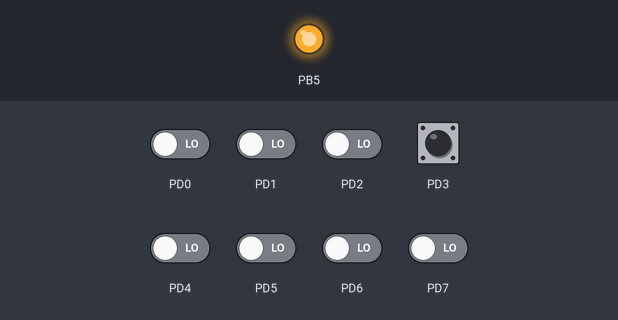
This program was run on a simulated ATmega328P, built with avr-gcc and emulated at 16 MHz. Parts: output pins drawn as LEDs (lit = HIGH). The test bench sets the inputs (shaded band); at power-on: PD3 HIGH, PD0–2, PD4–7 LOW.

Above: at 1.2 s.
1.3 s: PD3 pulled LOW for 0.15 s
At 1.37 s:
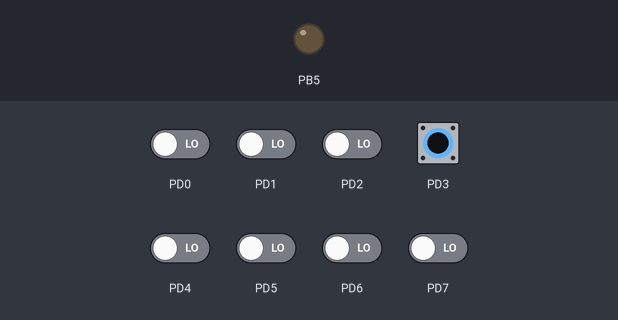
Timing chart, 0 to 4.3 s (numbered marks = the images above; inputs shaded):
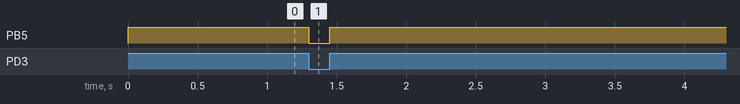

Measured:
- after the input at 1.3 s, PB5: HIGH → LOW at once, → HIGH 0.15 s later

The program:

main.c
```c
 /******************************************************************
 * @name : Hossam Emad
 * @date : 27/11/2023
 * @SWC  : DIO
 * @vesrion: V1.0
 * ****************************************************************/
/*Lobrary layer*/
#include "STD_TYPES.h"
#include "BIT_MATH.h"
#define F_CPU	16000000UL
#include <util/delay.h>

/*MCAL layer*/
#include "DIO_interface.h"


int main ()
{
	u8 Local_u8Buffer = 0;

	/*pin configuration*/
	DIO_voidInit();

	//DIO_u8SetPinDirection(DIO_u8_PORTB,DIO_u8_PIN5,DIO_u8_OUTPUT);
	while(1)
	{
		DIO_u8GetPinValue(DIO_u8_PORTD,DIO_u8_PIN3,&Local_u8Buffer);

		if(DIO_u8_HIGH == Local_u8Buffer)
		{
			DIO_u8SetPinValue(DIO_u8_PORTB,DIO_u8_PIN5,DIO_u8_HIGH);
		}
		else
		{
			DIO_u8SetPinValue(DIO_u8_PORTB,DIO_u8_PIN5,DIO_u8_LOW);
		}


	}
	return 0;
}
```

BIT_MATH.h
```c
#ifndef _BIT_MATH_H_
#define _BIT_MATH_H_

#define SET_BIT(VAR,BITNO) 		((VAR)|=(1<<(BITNO)))
#define CLR_BIT(VAR,BITNO) 		((VAR)&=(~(1<<(BITNO))))
#define GET_BIT(VAR, BITNO)     (((VAR) >> (BITNO)) & 1)
#define TOG_BIT(VAR,BITNO) 		((VAR)^=(1<<(BITNO)))

#endif
```

DIO_config.h
```c
/******************************************************************
 * @name : Hossam Emad
 * @date : 27/11/2023
 * @SWC  : DIO
 * @vesrion: V1.0
 * ****************************************************************/
#ifndef _DIO_CONFIG_H_
#define _DIO_CONFIG_H_

/**OPTIONS
* 1- DIO_u8_INIT_INPUT
* 2- DIO_u8_INIT_OUTPUT
** #HINT : WE USE (DIO_U8_INIT_INPUT) NOT (DIO_U8_INPUT)
           AS THE SECOND ONE IS ON THE INTERFACE.H
           AND USER CAN EDIT IT SO WE MAKE THESE MACROS IN
           PRIVATE.H TO MAKE THEM HIDDEN FROM USER
*/
/* Macros for Initial diraction for All Pins*/
#define DIO_u8_PB0_DIRECTION    DIO_u8_INIT_INPUT
#define DIO_u8_PB1_DIRECTION    DIO_u8_INIT_INPUT
#define DIO_u8_PB2_DIRECTION    DIO_u8_INIT_INPUT
#define DIO_u8_PB3_DIRECTION    DIO_u8_INIT_INPUT
#define DIO_u8_PB4_DIRECTION    DIO_u8_INIT_INPUT
#define DIO_u8_PB5_DIRECTION    DIO_u8_INIT_OUTPUT
#define DIO_u8_PB6_DIRECTION    DIO_u8_INIT_INPUT
#define DIO_u8_PB7_DIRECTION    DIO_u8_INIT_INPUT

#define DIO_u8_PC0_DIRECTION    DIO_u8_INIT_INPUT
#define DIO_u8_PC1_DIRECTION    DIO_u8_INIT_INPUT
#define DIO_u8_PC2_DIRECTION    DIO_u8_INIT_INPUT
#define DIO_u8_PC3_DIRECTION    DIO_u8_INIT_INPUT
#define DIO_u8_PC4_DIRECTION    DIO_u8_INIT_INPUT
#define DIO_u8_PC5_DIRECTION    DIO_u8_INIT_INPUT
#define DIO_u8_PC6_DIRECTION    DIO_u8_INIT_INPUT
#define DIO_u8_PC7_DIRECTION    DIO_u8_INIT_INPUT

#define DIO_u8_PD0_DIRECTION    DIO_u8_INIT_INPUT
#define DIO_u8_PD1_DIRECTION    DIO_u8_INIT_INPUT
#define DIO_u8_PD2_DIRECTION    DIO_u8_INIT_INPUT
#define DIO_u8_PD3_DIRECTION    DIO_u8_INIT_INPUT
#define DIO_u8_PD4_DIRECTION    DIO_u8_INIT_INPUT
#define DIO_u8_PD5_DIRECTION    DIO_u8_INIT_INPUT
#define DIO_u8_PD6_DIRECTION    DIO_u8_INIT_INPUT
#define DIO_u8_PD7_DIRECTION    DIO_u8_INIT_INPUT

/* Macros for Pins Initial Value
*** Options ***
* 1- DIO_u8_INIT_HIGH
* 2- DIO_u8_INIT_LOW
* 3- DIO_u8_INIT_PULLUP
* 4- DIO_u8_INIT_FLOATING
*/
#define DIO_u8_PB0_VALUE    DIO_u8_INIT_LOW
#define DIO_u8_PB1_VALUE    DIO_u8_INIT_LOW
#define DIO_u8_PB2_VALUE    DIO_u8_INIT_LOW
#define DIO_u8_PB3_VALUE    DIO_u8_INIT_LOW
#define DIO_u8_PB4_VALUE    DIO_u8_INIT_PULLUP
#define DIO_u8_PB5_VALUE    DIO_u8_INIT_HIGH
#define DIO_u8_PB6_VALUE    DIO_u8_INIT_LOW
#define DIO_u8_PB7_VALUE    DIO_u8_INIT_LOW

#define DIO_u8_PC0_VALUE    DIO_u8_INIT_LOW
#define DIO_u8_PC1_VALUE    DIO_u8_INIT_LOW
#define DIO_u8_PC2_VALUE    DIO_u8_INIT_LOW
#define DIO_u8_PC3_VALUE    DIO_u8_INIT_PULLUP
#define DIO_u8_PC4_VALUE    DIO_u8_INIT_LOW
#define DIO_u8_PC5_VALUE    DIO_u8_INIT_LOW
#define DIO_u8_PC6_VALUE    DIO_u8_INIT_LOW
#define DIO_u8_PC7_VALUE    DIO_u8_INIT_LOW

#define DIO_u8_PD0_VALUE    DIO_u8_INIT_LOW
#define DIO_u8_PD1_VALUE    DIO_u8_INIT_LOW
#define DIO_u8_PD2_VALUE    DIO_u8_INIT_LOW
#define DIO_u8_PD3_VALUE    DIO_u8_INIT_PULLUP
#define DIO_u8_PD4_VALUE    DIO_u8_INIT_LOW
#define DIO_u8_PD5_VALUE    DIO_u8_INIT_LOW
#define DIO_u8_PD6_VALUE    DIO_u8_INIT_LOW
#define DIO_u8_PD7_VALUE    DIO_u8_INIT_LOW

#endif
```

DIO_interface.h
```c
/******************************************************************
 * @name : Hossam Emad
 * @date : 27/11/2023
 * @SWC  : DIO
 * @vesrion: V1.0
 * ****************************************************************/

#ifndef _DIO_INTERFACE_H_
#define _DIO_INTERFACE_H_
/*Macros for port ID */
#define DIO_u8_PORTB  0
#define DIO_u8_PORTC  1
#define DIO_u8_PORTD  2

/*Macros for pin ID */
#define DIO_u8_PIN0   0
#define DIO_u8_PIN1   1
#define DIO_u8_PIN2   2
#define DIO_u8_PIN3   3
#define DIO_u8_PIN4   4
#define DIO_u8_PIN5   5
#define DIO_u8_PIN6   6
#define DIO_u8_PIN7   7

/*Macros for pin Direction */
#define DIO_u8_INPUT   0
#define DIO_u8_OUTPUT  1

/*Macros for pin Value */
#define DIO_u8_HIGH    1
#define DIO_u8_LOW     0


                        /* Prototypes of DIO APIs */
void DIO_voidInit(void);

u8 DIO_u8SetPinDirection  (u8 Copy_u8PortId, u8 Copy_u8PinId,u8 Copy_u8PinDirection);

u8 DIO_u8SetPinValue      (u8 Copy_u8PortId,u8 Copu_u8PinId,u8 Copyu8Pinvalue);

u8 DIO_u8GetPinValue      (u8 Copy_u8PortId,u8 Copy_u8PinId,u8 *Copy_Pu8PinValue);

u8 DIO_u8SetPortDirection (u8 Copy_u8PortId, u8 Copy_u8PortDirection);

u8 DIO_u8SetPortValue     (u8 Copy_u8PortId, u8 Copy_u8PortValue);

u8 DIO_u8GetPortValue     (u8 Copy_u8PortId,u8 *Copy_Pu8PortValue);

#endif
```

DIO_private.h
```c
/******************************************************************
 * @name : Hossam Emad
 * @date : 27/11/2023
 * @SWC  : DIO
 * @vesrion: V1.0
 * ****************************************************************/
#ifndef _DIO_PRIVATE_H_
#define _DIO_PRIVATE_H_
/**************
 * Here we define pointers to the addresses of the registers
 * of the AVR Micro_controller
 * ========================================================
 * we use volatile to prevent the optimizes from deleting these pointers
 * we use explicit casting to tell the compiler that these numbers are addresses
*/
#define DIO_PORTB_REG   *((volatile u8*)0X25)
#define DIO_DDRB_REG    *((volatile u8*)0X24)
#define DIO_PINB_REG    *((volatile u8*)0X23)

#define DIO_PORTC_REG   *((volatile u8*)0X28)
#define DIO_DDRC_REG    *((volatile u8*)0X27)
#define DIO_PINC_REG    *((volatile u8*)0X26)

#define DIO_PORTD_REG   *((volatile u8*)0X2B)
#define DIO_DDRD_REG    *((volatile u8*)0X2A)
#define DIO_PIND_REG    *((volatile u8*)0X29)

/*MACROS FOR PIN DIRECTIONS*/
#define DIO_u8_INIT_INPUT   0
#define DIO_u8_INIT_OUTPUT  1

/*MACROS FOR PIN INITIAL VALUES*/
#define DIO_u8_INIT_HIGH        1
#define DIO_u8_INIT_LOW         0
#define DIO_u8_INIT_PULLUP      1
#define DIO_u8_INIT_FLOATING    0

/*functions of the CONC*/
#define      CONC(a7,a6,a5,a4,a3,a2,a1,a0)         CONC_HELP(a7,a6,a5,a4,a3,a2,a1,a0)
#define CONC_HELP(a7,a6,a5,a4,a3,a2,a1,a0)         (0b##a7##a6##a5##a4##a3##a2##a1##a0)

#endif
```

DIO_program.c
```c
/******************************************************************
 * @name : Hossam Emad
 * @date : 27/11/2023
 * @SWC  : DIO
 * @vesrion: V1.0
 * ****************************************************************/
/*library layer*/
#include "STD_TYPES.h"
#include"BIT_MATH.h"

/* MCAL layer */
#include "DIO_interface.h"
#include "DIO_private.h"
#include "DIO_config.h"
void DIO_voidInit(void)
{
    DIO_DDRB_REG = CONC(DIO_u8_PB7_DIRECTION,DIO_u8_PB6_DIRECTION,DIO_u8_PB5_DIRECTION,DIO_u8_PB4_DIRECTION
    				   ,DIO_u8_PB3_DIRECTION,DIO_u8_PB2_DIRECTION,DIO_u8_PB1_DIRECTION,DIO_u8_PB0_DIRECTION);
    DIO_DDRC_REG = CONC(DIO_u8_PC7_DIRECTION,DIO_u8_PC6_DIRECTION,DIO_u8_PC5_DIRECTION,DIO_u8_PC4_DIRECTION
                       ,DIO_u8_PC3_DIRECTION,DIO_u8_PC2_DIRECTION,DIO_u8_PC1_DIRECTION,DIO_u8_PC0_DIRECTION);
    DIO_DDRD_REG = CONC(DIO_u8_PD7_DIRECTION,DIO_u8_PD6_DIRECTION,DIO_u8_PD5_DIRECTION,DIO_u8_PD4_DIRECTION
                       ,DIO_u8_PD3_DIRECTION,DIO_u8_PD2_DIRECTION,DIO_u8_PD1_DIRECTION,DIO_u8_PD0_DIRECTION);
    /*INITIAL VALUES FOR PINS*/
     DIO_PORTB_REG = CONC(DIO_u8_PB7_VALUE,DIO_u8_PB6_VALUE,DIO_u8_PB5_VALUE,DIO_u8_PB4_VALUE
                         ,DIO_u8_PB3_VALUE,DIO_u8_PB2_VALUE,DIO_u8_PB1_VALUE,DIO_u8_PB0_VALUE);
     DIO_PORTC_REG = CONC(DIO_u8_PC7_VALUE,DIO_u8_PC6_VALUE,DIO_u8_PC5_VALUE,DIO_u8_PC4_VALUE
                         ,DIO_u8_PC3_VALUE,DIO_u8_PC2_VALUE,DIO_u8_PC1_VALUE,DIO_u8_PC0_VALUE);
     DIO_PORTD_REG = CONC(DIO_u8_PD7_VALUE,DIO_u8_PD6_VALUE,DIO_u8_PD5_VALUE,DIO_u8_PD4_VALUE
                         ,DIO_u8_PD3_VALUE,DIO_u8_PD2_VALUE,DIO_u8_PD1_VALUE,DIO_u8_PD0_VALUE);
}

u8 DIO_u8SetPinDirection  (u8 Copy_u8PortId, u8 Copy_u8PinId,u8 Copy_u8PinDirection)
{
    u8 Local_u8ReturnState = STD_TYPE_OK ;
    if((Copy_u8PortId <= DIO_u8_PORTD) && (Copy_u8PinId <= DIO_u8_PIN7) && ((Copy_u8PinDirection == DIO_u8_INPUT)||(Copy_u8PinDirection == DIO_u8_OUTPUT)) )
    {
        switch (Copy_u8PortId)
        {
        case DIO_u8_PORTB :
            switch (Copy_u8PinDirection)
            {
                case DIO_u8_OUTPUT : SET_BIT(DIO_DDRB_REG,Copy_u8PinId)  ; break;
                case DIO_u8_INPUT  : CLR_BIT(DIO_DDRB_REG,Copy_u8PinId)  ; break;
            }
            break;
        case DIO_u8_PORTC :
            switch (Copy_u8PinDirection)
            {
                case DIO_u8_OUTPUT : SET_BIT(DIO_DDRC_REG,Copy_u8PinId)  ; break;
                case DIO_u8_INPUT  : CLR_BIT(DIO_DDRC_REG,Copy_u8PinId)  ; break;
            }
            break;
        case DIO_u8_PORTD :
            switch (Copy_u8PinDirection)
            {
                case DIO_u8_OUTPUT : SET_BIT(DIO_DDRD_REG,Copy_u8PinId)  ; break;
                case DIO_u8_INPUT  : CLR_BIT(DIO_DDRD_REG,Copy_u8PinId)  ; break;
            }
        }
    }
    else
    {
        Local_u8ReturnState = STD_TYPE_NOK;
    }
    return Local_u8ReturnState;
}

u8 DIO_u8SetPinValue      (u8 Copy_u8PortId,u8 Copy_u8PinId,u8 Copy_u8PinValue)
{
    u8 Local_u8ReturnState = STD_TYPE_OK;
    if((Copy_u8PortId <= DIO_u8_PORTD) && (Copy_u8PinId <=DIO_u8_PIN7)&& ((Copy_u8PinValue == DIO_u8_HIGH)||(Copy_u8PinValue == DIO_u8_LOW)))
    {
        switch (Copy_u8PortId)
        {
        case DIO_u8_PORTB :
            switch (Copy_u8PinValue)
            {
                case DIO_u8_HIGH : SET_BIT(DIO_PORTB_REG,Copy_u8PinId)   ; break;
                case DIO_u8_LOW  : CLR_BIT(DIO_PORTB_REG,Copy_u8PinId)   ; break;
            }
            break;
        case DIO_u8_PORTC :
            switch (Copy_u8PinValue)
                {
                    case DIO_u8_HIGH : SET_BIT(DIO_PORTC_REG ,Copy_u8PinId)   ; break;
                    case DIO_u8_LOW  : CLR_BIT(DIO_PORTC_REG ,Copy_u8PinId)   ; break;
                }
            break;
        case DIO_u8_PORTD :
            switch (Copy_u8PinValue)
                {
                    case DIO_u8_HIGH : SET_BIT(DIO_PORTD_REG,Copy_u8PinId)   ; break;
                    case DIO_u8_LOW  : CLR_BIT(DIO_PORTD_REG,Copy_u8PinId)   ; break;
                }
            break;
        }
    }
    else
    {
        Local_u8ReturnState = STD_TYPE_NOK;
    }
    return Local_u8ReturnState;
}

u8 DIO_u8GetPinValue      (u8 Copy_u8PortId,u8 Copy_u8PinId,u8 *Copy_Pu8PinValue)
{
    u8 Local_u8ReturnState = STD_TYPE_OK;
    u8 Local_u8PinValue; // variable to read the pin value
    if((Copy_u8PortId <= DIO_u8_PORTD)&&(Copy_u8PinId <= DIO_u8_PIN7)&&(Copy_Pu8PinValue!=NULL))
    {
        switch (Copy_u8PortId)
        {
            case DIO_u8_PORTB :
                Local_u8PinValue = GET_BIT(DIO_PINB_REG,Copy_u8PinId);
                if(DIO_u8_HIGH==Local_u8PinValue)
                	{*Copy_Pu8PinValue = DIO_u8_HIGH;}
                else
                	{*Copy_Pu8PinValue = DIO_u8_LOW ;}
            break;
            case DIO_u8_PORTC :
                Local_u8PinValue = GET_BIT(DIO_PINC_REG,Copy_u8PinId);
                if(DIO_u8_HIGH==Local_u8PinValue)
					{*Copy_Pu8PinValue = DIO_u8_HIGH;}
				else
					{*Copy_Pu8PinValue = DIO_u8_LOW ;}
            break;
            case DIO_u8_PORTD :
                Local_u8PinValue = GET_BIT(DIO_PIND_REG,Copy_u8PinId);
                if(DIO_u8_HIGH==Local_u8PinValue)
					{*Copy_Pu8PinValue = DIO_u8_HIGH;}
				else
					{*Copy_Pu8PinValue = DIO_u8_LOW ;}
            break;

        }
    }
    else
    {
        Local_u8ReturnState = STD_TYPE_NOK;
    }
    return Local_u8ReturnState;
}

u8 DIO_u8SetPortDirection (u8 Copy_u8PortId, u8 Copy_u8PortDirection)
{
    u8 Local_u8ReturnState = STD_TYPE_OK;
    if((Copy_u8PortId <= DIO_u8_PORTD)&&((Copy_u8PortDirection == DIO_u8_INPUT)||(Copy_u8PortDirection == DIO_u8_OUTPUT)))
    {
        switch (Copy_u8PortId)
        {
            case DIO_u8_PORTB :
                switch (Copy_u8PortDirection)
                {
                    case DIO_u8_OUTPUT:  DIO_DDRB_REG =0xff; break;
                    case DIO_u8_INPUT :  DIO_DDRB_REG =0x00; break;
                }
            break;
            case DIO_u8_PORTC :
                switch (Copy_u8PortDirection)
                {
                    case DIO_u8_OUTPUT:  DIO_DDRC_REG =0xff; break;
                    case DIO_u8_INPUT :  DIO_DDRC_REG =0x00; break;
                }
            break;
            case DIO_u8_PORTD :
                switch (Copy_u8PortDirection)
                {
                    case DIO_u8_OUTPUT:  DIO_DDRD_REG =0xff; break;
                    case DIO_u8_INPUT :  DIO_DDRD_REG =0x00; break;
                }
            break;
        }
    }
    else
    {
        Local_u8ReturnState = STD_TYPE_NOK;
    }
    return Local_u8ReturnState;

}

u8 DIO_u8SetPortValue     (u8 Copy_u8PortId, u8 Copy_u8PortValue)
{
    u8 Local_u8ReturnState = STD_TYPE_OK;
    switch (Copy_u8PortId)
    {
        case DIO_u8_PORTB : DIO_PORTB_REG = Copy_u8PortValue; break;
        case DIO_u8_PORTC : DIO_PORTC_REG = Copy_u8PortValue; break;
        case DIO_u8_PORTD : DIO_PORTD_REG = Copy_u8PortValue; break;
        default : Local_u8ReturnState = STD_TYPE_NOK;         break;
    }
    return Local_u8ReturnState;
}

u8 Dio_u8GetPortValue     (u8 Copy_u8PortId,u8 *Copy_Pu8PortValue)
{
    u8 Local_u8ReturnState = STD_TYPE_OK;
    if((Copy_u8PortId >= DIO_u8_PORTD)&&(Copy_Pu8PortValue!=NULL))
    {
        switch (Copy_u8PortId)
        {
        case DIO_u8_PORTB :*Copy_Pu8PortValue = DIO_PINB_REG; break;
        case DIO_u8_PORTC :*Copy_Pu8PortValue = DIO_PINC_REG; break;
        case DIO_u8_PORTD :*Copy_Pu8PortValue = DIO_PIND_REG; break;
        }
    }
    else
    {
        Local_u8ReturnState = STD_TYPE_NOK;
    }
    return Local_u8ReturnState;
}
```

STD_TYPES.h
```c
#ifndef  _STD_TYPES_H_
#define  _STD_TYPES_H_

#define CPU_TYPE_8 8
#define CPU_TYPE_16 16
#define CPU_TYPE_32 32
#define CPU_TYPE_64 64
/*==========================================*/
#define CPU_TYPE (CPU_TYPE_8)
/*==========================================*/
#if(CPU_TYPE==CPU_TYPE_8)
typedef unsigned char boolean;
typedef unsigned char u8;
typedef unsigned short u16;
typedef unsigned long u32;
typedef unsigned long long u64;

typedef signed char s8;
typedef signed short s16;
typedef signed long s32;
typedef signed long long s64;

typedef  float f32;
typedef  double f64;


#elif (CPU_TYPE==CPU_TYPE_16)
typedef unsigned char boolean;
typedef unsigned char u8;
typedef unsigned short u16;
typedef unsigned long u32;
typedef unsigned long long u64;

typedef signed char s8;
typedef signed short s16;
typedef signed long s32;
typedef signed long long s64;

typedef  float f32;
typedef  double f64;


#elif (CPU_TYPE==CPU_TYPE_32)
typedef unsigned char boolean;
typedef unsigned char u8;
typedef unsigned short u16;
typedef unsigned long u32;
typedef unsigned long long u64;

typedef signed char s8;
typedef signed short s16;
typedef signed long s32;
typedef signed long long s64;

typedef  float f32;
typedef  double f64;


#elif (CPU_TYPE==CPU_TYPE_64)
typedef unsigned char boolean;
typedef unsigned char u8;
typedef unsigned int u16;
typedef unsigned long u32;
typedef unsigned long long u64;

typedef signed char s8;
typedef signed short s16;
typedef signed long s32;
typedef signed long long s64;

typedef  float f32;
typedef  double f64;

#endif
/*==========================================*/
/*Macros for functions return state*/
#define STD_TYPE_OK  1
#define STD_TYPE_NOK 0

/*NULL pointer to address zero*/
#define NULL ((void*)0)

#endif
```
